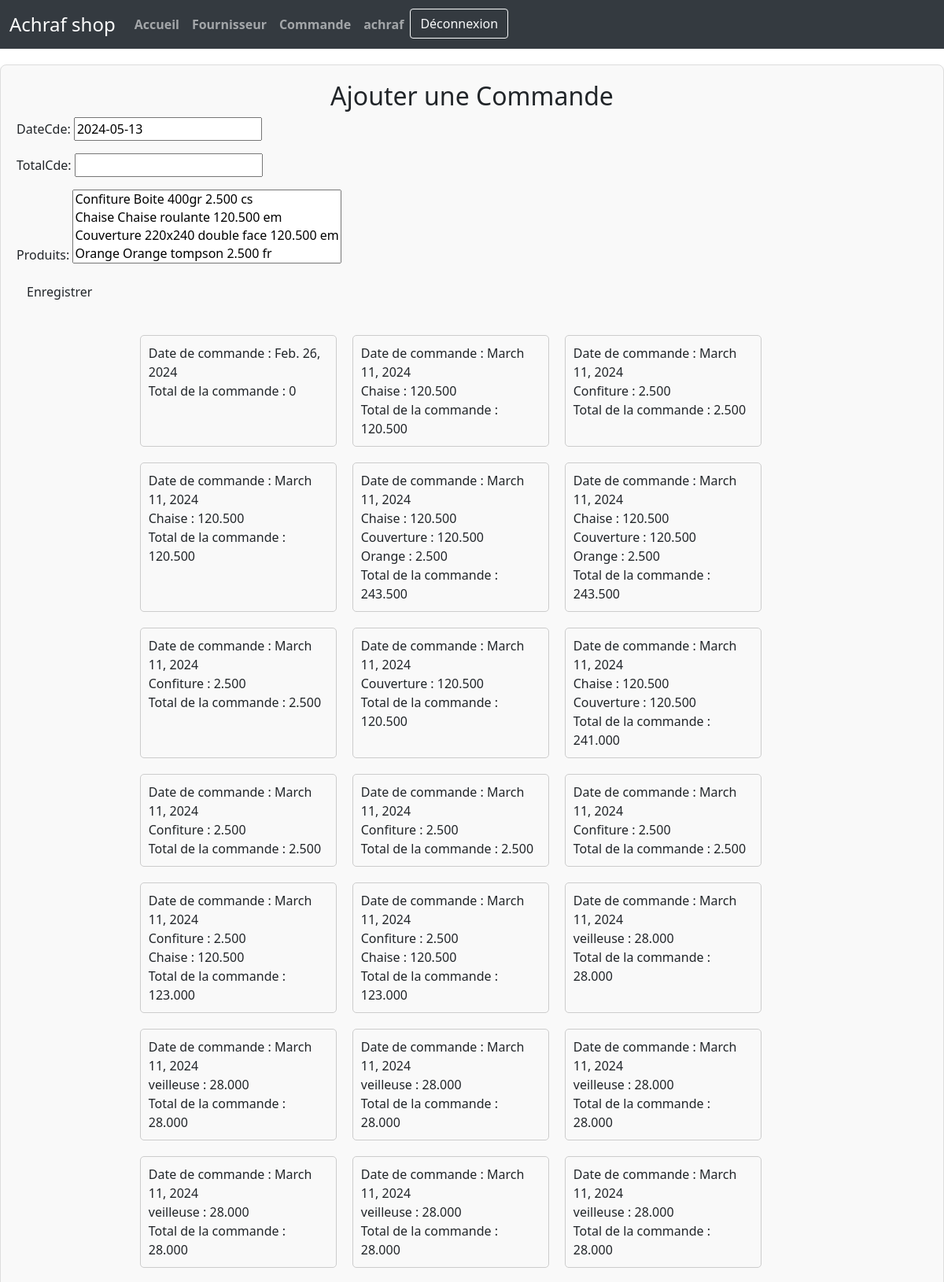
The page /magasin/nouvCmd/ (signed in, upper part) on the database its author committed.
### magasin/models.py (models this page shows, shortened)
class Commande(models.Model):
    dateCde=models.DateField(null=True,default=date.today)
    totalCde=models.DecimalField(max_digits=10,decimal_places=3)
    produits=models.ManyToManyField(Produit)
    def calculer_total (self):
        return sum(Produit.prix for Produit in self.produits.all())

class Produit(models.Model):
    TYPE_CHOICES=[('fr','Frais'),('cs','Conserve'),('em','emballe')]
    libelle=models.CharField(max_length=100)
    description=models.TextField()
    prix=models.DecimalField(max_digits=10,decimal_places=3)
    type=models.CharField(max_length=2,choices=TYPE_CHOICES,default='em')
    img=models.ImageField(blank=True)
    categorie=models.ForeignKey(Categorie,on_delete=models.CASCADE ,null=True)
    fornisseur=models.ForeignKey(Fournisseur,on_delete=models.CASCADE,null=True)
    def __str__(self) :
        return  self.libelle +" " + self.description + " "+ str(self.prix)+" "+ self.type

### magasin/views.py (the view)
# urls.py: path('nouvCmd/',views.nouveaucommende,name='nouveauCmd'),
def nouveaucommende(request) :
    if request.method =='POST' :
        form=CommandeForm(request.POST)
        if form.is_valid() :
            form.save()
    else :
        form=CommandeForm()
    commandes= Commande.objects.all()
    return render(request, 'magasin/Commande.html', {'form': form, 'commandes': commandes})

### magasin/forms.py
class CommandeForm(ModelForm):
    class Meta :
        model=Commande
        fields="__all__"

### magasin/templates/magasin/Commande.html (shortened to what this page needs)
{% extends 'magasin/base.html' %}
{% block content %}
<div class="col-md-12 text-center">
  <h2>Ajouter une Commande</h2>
</div>
<form method='POST' class="post-form">
  {{ form.as_p }}
  <button type="submit" class="btn btn-default">Enregistrer</button>
</form>
<div class="container-fluid mt-3">
  <div class="row">
    <div id="commandes" class="col-lg-9 mx-auto">
      <div class="row mx-auto">
        {% for commande in commandes %}
        <div>
          <div>
            <p>Date de commande : {{ commande.dateCde }}</p>
              {% for produit in commande.produits.all %}
              <p>{{ produit.libelle }} :  {{ produit.prix }}</p>
              {% endfor %}
            <p>Total de la commande : {{ commande.calculer_total }}</p>
          </div>
        </div>
        {% endfor %}
      </div>
    </div>
  </div>
</div>
{% endblock %}

### magasin/templates/magasin/base.html (shortened to what this page needs)
{% load static %}
<!DOCTYPE html>
<html lang="en">
<head>
    <link rel="stylesheet" type="text/css" media="screen" href="{% static 'css/base.css' %}">
    <link href="https://cdn.jsdelivr.net/npm/bootstrap@5.0.0-beta1/dist/css/bootstrap.min.css" rel="stylesheet">
</head>
<body>
    <nav class="navbar navbar-expand-lg navbar-dark">
        <div class="container-fluid">
            <a class="navbar-brand" href="{% url 'index' %}">Achraf shop</a>
            <div class="collapse navbar-collapse" id="navbarNav">
                <ul class="navbar-nav">
                    <li class="nav-item active">
                        <a class="nav-link" href="{% url 'index' %}">Accueil </a>
                    </li>
                    <li class="nav-item active">
                        <a class="nav-link" href="{% url 'nouveauFour' %}">Fournisseur </a>
                    </li>
                    <li class="nav-item active">
                        <a class="nav-link" href="{% url 'nouveauCmd' %}">Commande </a>
                    </li>
                </ul>
                <ul class="navbar-nav ml-auto">
                    {% if user.is_authenticated %}
                    <li class="nav-item active">
                        <a class="nav-link" href="#">{{user}}</a>
                    </li>
                    <li class="nav-item active">
                        <form method="post" action="{% url 'logout' %}">
                            <button class="btn btn-outline-light" type="submit">Déconnexion</button>
                        </form>
                    </li>
                    {% endif %}
                </ul>
            </div>
        </div>
    </nav>
    <div class="conteneur">
        {% block content %}{% endblock %}
    </div>
</body>
</html>

### magasin/templates/magasin/base.html (style rules this page uses)
.navbar { background-color: #343a40; }
.navbar-brand { color: #ffffff; font-size: 1.5rem; }
.navbar-nav .nav-link { color: #ffffff; font-weight: bold; transition: color 0.3s; }
.conteneur { max-width: 1200px; margin: 20px auto; padding: 20px; background-color: #f9f9f9; border: 1px solid #ddd; border-radius: 8px; box-shadow: 0 2px 4px rgba(0, 0, 0, 0.1); }
button { background-color: #343a40; }

### magasin/templates/magasin/Commande.html (style rules this page uses)
#commandes { margin-top: 20px; }
#commandes .row { display: flex; flex-wrap: wrap; }
#commandes .row > div { width: 250px; margin-right: 20px; margin-bottom: 20px; padding: 10px; border: 1px solid #ccc; border-radius: 5px; background-color: #f9f9f9; }
#commandes .row > div p { margin: 0; }

### rows shown on the page
Commande: dateCde "Feb. 26, 2024", calculer_total "0"
Commande: dateCde "March 11, 2024", calculer_total "120.500"
Produit: libelle "Chaise", prix "120.500"
Commande: dateCde "March 11, 2024", calculer_total "2.500"
Produit: libelle "Confiture", prix "2.500"
Commande: dateCde "March 11, 2024", calculer_total "120.500"
Commande: dateCde "March 11, 2024", calculer_total "243.500"
Produit: libelle "Couverture", prix "120.500"
Produit: libelle "Orange", prix "2.500"
Commande: dateCde "March 11, 2024", calculer_total "243.500"
Commande: dateCde "March 11, 2024", calculer_total "2.500"
Commande: dateCde "March 11, 2024", calculer_total "120.500"
Commande: dateCde "March 11, 2024", calculer_total "241.000"
Commande: dateCde "March 11, 2024", calculer_total "2.500"
Commande: dateCde "March 11, 2024", calculer_total "2.500"
Commande: dateCde "March 11, 2024", calculer_total "2.500"
Commande: dateCde "March 11, 2024", calculer_total "123.000"
Commande: dateCde "March 11, 2024", calculer_total "123.000"
Commande: dateCde "March 11, 2024", calculer_total "28.000"
Produit: libelle "veilleuse", prix "28.000"
Commande: dateCde "March 11, 2024", calculer_total "28.000"
Commande: dateCde "March 11, 2024", calculer_total "28.000"
Commande: dateCde "March 11, 2024", calculer_total "28.000"
Commande: dateCde "March 11, 2024", calculer_total "28.000"
Commande: dateCde "March 11, 2024", calculer_total "28.000"
Commande: dateCde "March 11, 2024", calculer_total "28.000"

### other values the page prints
{{ user }} "achraf"
